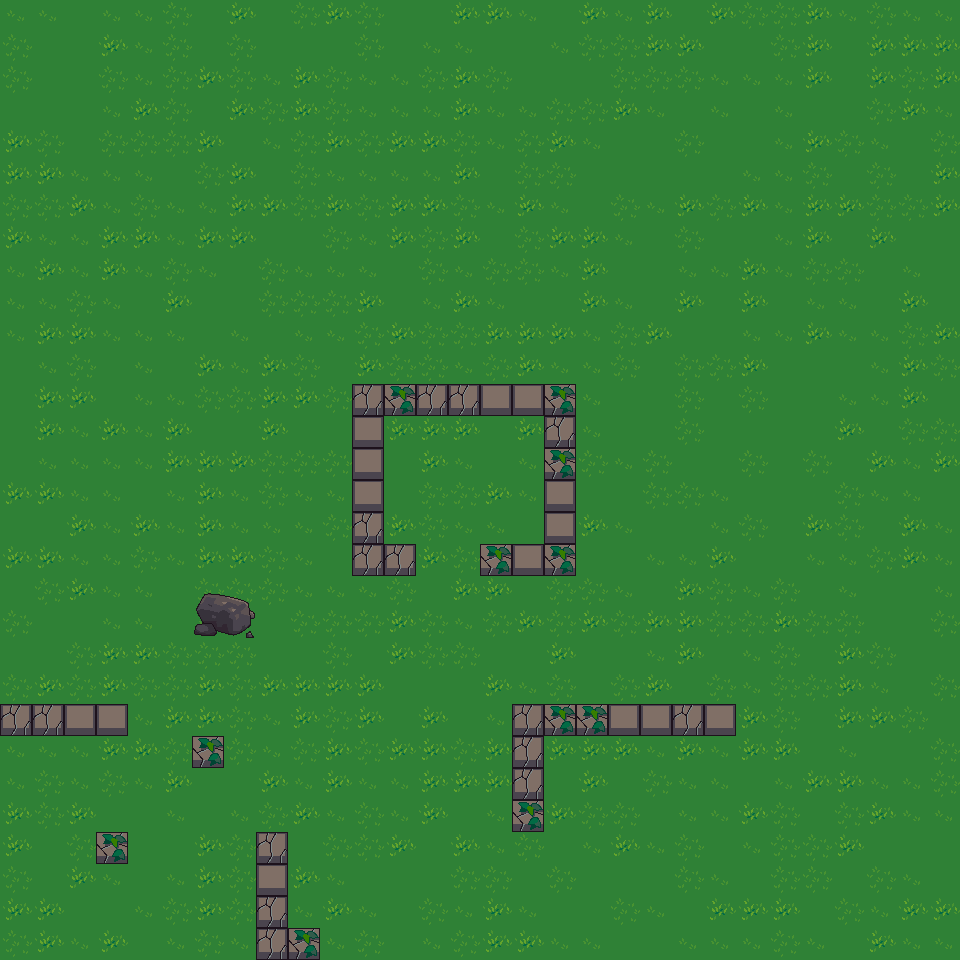

A 2D game scene composited from a Tiled map and its tileset images. What follows is a short description and the map's XML, with each tile layer's data collapsed to a summary:
An orthogonal 30x30 tile map with 32x32 px tiles, 3 tile layers (ground, grass, walls) and 17 objects.

<map version="1.0" tiledversion="1.1.1" orientation="orthogonal" renderorder="right-down" width="30" height="30" tilewidth="32" tileheight="32" infinite="0" nextobjectid="28">
 <tileset firstgid="1" source="terrain_atlas.tsx" />
 <layer name="ground" width="30" height="30">
  <data>[900 cells, 900 non-empty, 4 distinct tile ids]</data>
 </layer>
 <layer name="grass" width="30" height="30">
  <data>[900 cells, 4 non-empty, 4 distinct tile ids]</data>
 </layer>
 <layer name="walls" width="30" height="30">
  <data>[900 cells, 41 non-empty, 3 distinct tile ids]</data>
 </layer>
 <objectgroup name="collision_rect">
  <object id="1" x="0" y="704" width="128" height="32" />
  <object id="2" x="96" y="832" width="32" height="32" />
  <object id="3" x="192" y="736" width="32" height="32" />
  <object id="4" x="256" y="832" width="32" height="128" />
  <object id="5" x="288" y="928" width="32" height="32" />
  <object id="6" x="512" y="704" width="32" height="128" />
  <object id="7" x="544" y="704" width="192" height="32" />
  <object id="8" x="480" y="544" width="96" height="32" />
  <object id="9" x="544" y="384" width="32" height="160" />
  <object id="10" x="352" y="384" width="192" height="32" />
  <object id="12" x="352" y="416" width="32" height="160" />
  <object id="16" x="384" y="544" width="32" height="32" />
  <object id="18" x="0" y="928" width="256" height="32" />
  <object id="19" x="320" y="928" width="640" height="32" />
  <object id="22" x="0" y="736" width="32" height="192" />
  <object id="23" x="928" y="0" width="32" height="928" />
 </objectgroup>
 <objectgroup name="collision_poly">
  <object id="27" x="207" y="591.667">
   <polygon points="0,0 41.6667,10.6667 45.6667,45 7,43.3333 -12.6667,42 -11,18" />
  </object>
 </objectgroup>
</map>
